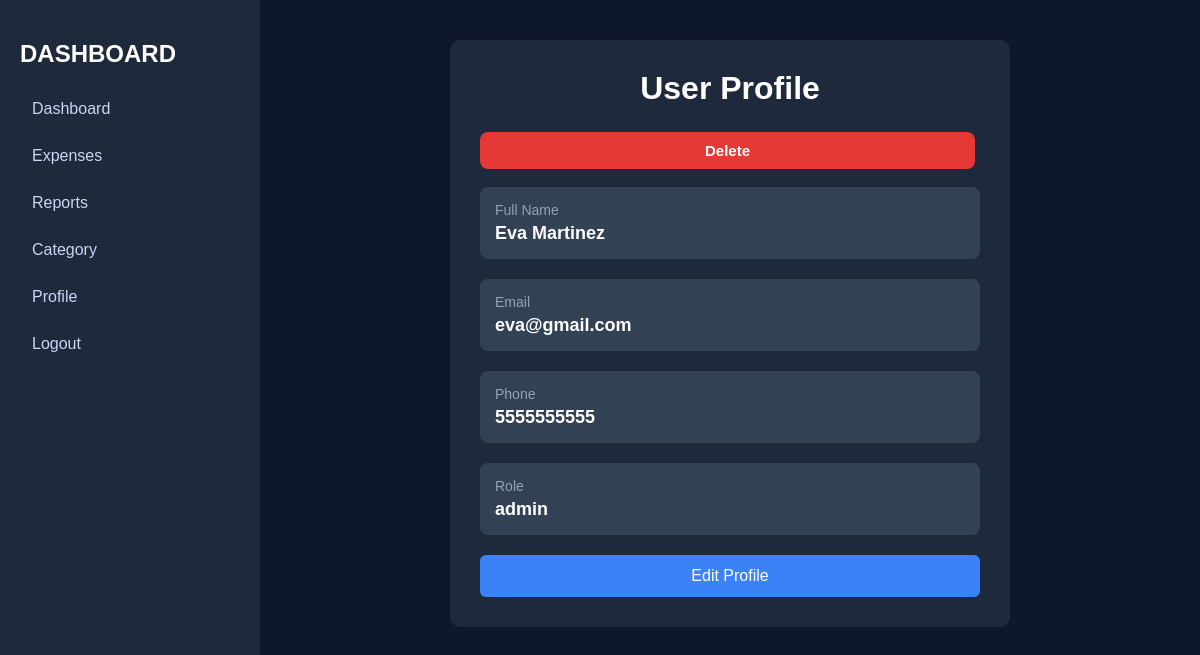
Page /show_profile.php (signed in) on the committed database.
### tables this page shows
CREATE TABLE `users` (
  `user_id` int(11) NOT NULL,
  `name` varchar(255) DEFAULT NULL,
  `email` varchar(255) NOT NULL,
  `phone` varchar(255) DEFAULT NULL,
  `password` varchar(255) DEFAULT NULL,
  `created_at` timestamp NULL DEFAULT current_timestamp(),
  `updated` timestamp NULL DEFAULT current_timestamp() ON UPDATE current_timestamp(),
  `is_active` tinyint(1) DEFAULT 1,
  `role` enum('admin','user') DEFAULT 'user'
);

### show_profile.php (the view, shortened to what this page needs)
<?php
require_once '../config.php';
$user_id = $_SESSION['user_id'];
$stmt = $conn->prepare("
    SELECT *
    FROM users
    WHERE user_id = ?
");
$stmt->execute([$user_id]);
$user = $stmt->fetch(PDO::FETCH_ASSOC);
?>
<!DOCTYPE html>
<html>
<head>
</head>
<body>
<div class="wrapper">
    <div class="sidebar">
        <h2>DASHBOARD</h2>
        <a href="../dashboard.php">Dashboard</a>
        <a href="../expense_module/view_expense.php">Expenses</a>
        <a href="../report/report.php">Reports</a>
        <a href="../category/category.php">Category</a>
        <a href="profile.php">Profile</a>
        <a href="../login/logout.php">Logout</a>
    </div>
    <div class="main">
        <div class="profile-box">
        <h1> User Profile</h1>
        <a class="btn block-btn"
            href="delete_user.php?id=<?= $user['user_id'] ?>"
            onclick="return confirm('Delete this user?')">
            Delete
        </a><br><br>
            <div class="profile-item">
                <div class="label">Full Name</div>
                <div class="value">
                    <?= htmlspecialchars($user['name']) ?>
                </div>
            </div>
            <div class="profile-item">
                <div class="label">Email</div>
                <div class="value">
                    <?= htmlspecialchars($user['email']) ?>
                </div>
            </div>
            <div class="profile-item">
                <div class="label">Phone</div>
                <div class="value">
                    <?= htmlspecialchars($user['phone']) ?>
                </div>
            </div>
            <div class="profile-item">
                <div class="label">Role</div>
                <div class="value">
                    <?= htmlspecialchars($user['role']) ?>
                </div>
            </div>
            <a href="edit_profile.php" class="edit-btn">
                Edit Profile
            </a>
        </div>
    </div>
</div>
</body>
</html>

### show_profile.php (style rules this page uses)
body { margin:0; font-family:Arial; background:#0f172a; color:white; }
.wrapper { display:flex; }
.sidebar { width:220px; background:#1e293b; height:100vh; padding:20px; }
.sidebar h2 { margin-bottom:20px; }
.sidebar a { display:block; color:#cbd5f5; padding:12px; text-decoration:none; border-radius:6px; margin-bottom:5px; }
.main { flex:1; padding:40px; }
.profile-box { max-width:500px; background:#1e293b; padding:30px; border-radius:10px; margin:auto; }
.profile-box h1 { margin-top:0; margin-bottom:25px; text-align:center; }
.profile-item { margin-bottom:20px; padding:15px; background:#334155; border-radius:8px; }
.label { font-size:14px; color:#94a3b8; margin-bottom:5px; }
.value { font-size:18px; font-weight:bold; }
.edit-btn { display:block; text-align:center; background:#3b82f6; color:white; padding:12px; border-radius:6px; text-decoration:none; margin-top:20px; }
.btn { display: inline-block; padding: 10px 225px; background: #e53935; color: white; text-decoration: none; border-radius: 8px; font-size: 15px; font-weight: 600; transition: all 0.3s ease; border: none; cursor: pointer; }
.block-btn { width: fit-content; }

### rows in the picture
users: name "Eva Martinez", email "eva@gmail.com", phone "5555555555", role "admin"
